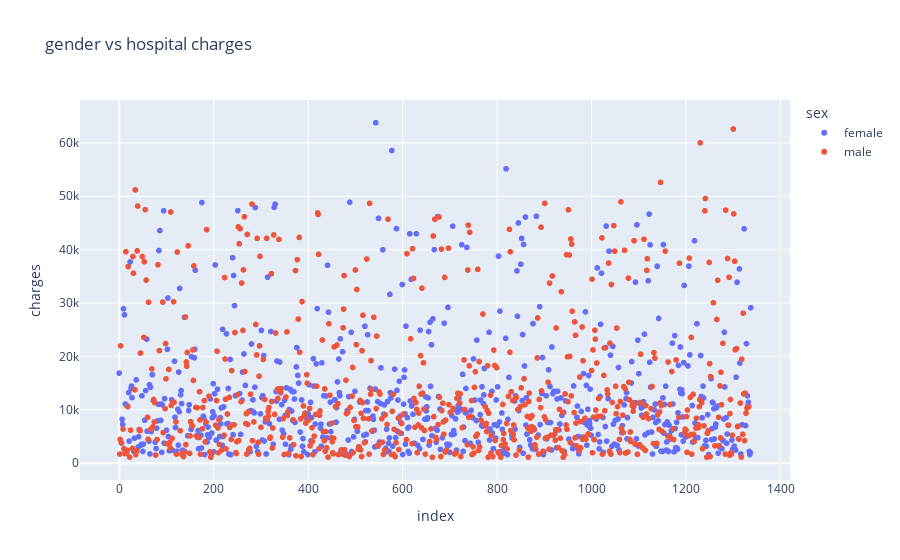

Source (notebook cell):
### Markdown cell above
just for experements we are going to test if there any corelation 

between gender and hospital charges.

### Code cell
#checking relation between gender and hospital charges

fig=px.scatter(df,y='charges',color='sex',
               title='gender vs hospital charges')
fig.show()

### Figure 1 — Plotly figure (JSON) as saved in the notebook; plotly's stock layout.template omitted (floating-point values rounded to 4 significant figures; data arrays with more than 128 entries replaced by an {"elided": "..."} marker saying what was removed)
{"data": [{"hovertemplate": "sex=female<br>index=%{x}<br>charges=%{y}<extra></extra>", "legendgroup": "female", "marker": {"color": "#636efa", "symbol": "circle"}, "mode": "markers", "name": "female", "showlegend": true, "type": "scattergl", "x": {"elided": "662 int values"}, "xaxis": "x", "y": {"elided": "662 float values"}, "yaxis": "y"}, {"hovertemplate": "sex=male<br>index=%{x}<br>charges=%{y}<extra></extra>", "legendgroup": "male", "marker": {"color": "#EF553B", "symbol": "circle"}, "mode": "markers", "name": "male", "showlegend": true, "type": "scattergl", "x": {"elided": "676 int values"}, "xaxis": "x", "y": {"elided": "676 float values"}, "yaxis": "y"}], "layout": {"legend": {"title": {"text": "sex"}, "tracegroupgap": 0}, "title": {"text": "gender vs hospital charges"}, "xaxis": {"anchor": "y", "domain": [0, 1], "title": {"text": "index"}}, "yaxis": {"anchor": "x", "domain": [0, 1], "title": {"text": "charges"}}}}
